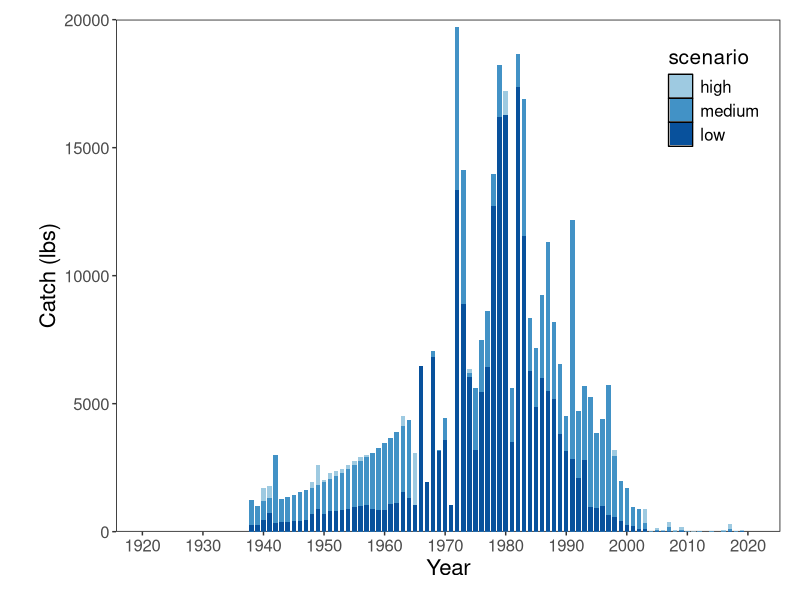

Reproduce this figure in R. (Note: this script raises an error after producing the figure.)
### Fig 2 in Min et al. 2023

library(tidyverse)
library(here)
library(ggpubr)

# read in completed catch history files
YE_high <- read.csv(here::here("catch_reconstruction_data", "complete_catch_histories", 
                               "yelloweye_USDPS_catch_scenario_high.csv"))
YE_med <- read.csv(here::here("catch_reconstruction_data", "complete_catch_histories", 
                               "yelloweye_USDPS_catch_scenario_medium.csv"))
YE_low <- read.csv(here::here("catch_reconstruction_data", "complete_catch_histories", 
                               "yelloweye_USDPS_catch_scenario_low.csv"))

# reformat all rec catch into one df
dplyr::select(YE_high, year, US_rec_catch_lbs) %>% 
  dplyr::rename(high = US_rec_catch_lbs) -> YE_high_rec

dplyr::select(YE_med, year, US_rec_catch_lbs) %>% 
  dplyr::rename(medium = US_rec_catch_lbs) -> YE_med_rec

dplyr::select(YE_low, year, US_rec_catch_lbs) %>% 
  dplyr::rename(low = US_rec_catch_lbs) -> YE_low_rec

YE_high_rec %>% 
  left_join(., YE_med_rec, by = "year") %>% 
  left_join(., YE_low_rec, by = "year") %>% 
  pivot_longer(., cols = c("high", "medium", "low")) %>% 
  dplyr::rename(scenario = name) %>% 
  mutate(scenario = factor(scenario, levels = c("high", "medium", "low")))-> YE_rec

# reformat all comm catch into one df
dplyr::select(YE_high, year, US_comm_catch_lbs) %>% 
  dplyr::rename(high = US_comm_catch_lbs) -> YE_high_comm

dplyr::select(YE_med, year, US_comm_catch_lbs) %>% 
  dplyr::rename(medium = US_comm_catch_lbs) -> YE_med_comm

dplyr::select(YE_low, year, US_comm_catch_lbs) %>% 
  dplyr::rename(low = US_comm_catch_lbs) -> YE_low_comm

YE_high_comm %>% 
  left_join(., YE_med_comm, by = "year") %>% 
  left_join(., YE_low_comm, by = "year") %>% 
  pivot_longer(., cols = c("high", "medium", "low")) %>% 
  dplyr::rename(scenario = name) %>% 
  mutate(scenario = factor(scenario, levels = c("high", "medium", "low")))-> YE_comm


# Generate the plots
YE_rec_catch_history_plot <- ggplot(YE_rec, aes(x = year, y = value, fill = scenario))+
  geom_bar(stat = "identity", position = position_dodge(width = 0), width = 2.2)+
  scale_fill_manual(values = c("#9ecae1", "#4292c6", "#08519c"))+
  theme(axis.text = element_text(size = 12),
        axis.title = element_text(size = 16),
        panel.background = element_rect(fill = "white", color = "black"),
        panel.grid = element_blank(),
        legend.position = c(0.9, 0.85),
        legend.text = element_text(size = 12),
        legend.title = element_text(size = 15),
        plot.margin = unit(c(0.5,0.5,0.5,1), "cm"))+
  xlab("Year")+
  ylab("Catch (lbs)")+
  scale_x_continuous(breaks = seq(1920, 2020, 10)) +
  scale_y_continuous(expand = c(0,0), limits = c(0, 20000))

ggsave(paste0(fig_dir, "/for_paper/YE_rec.pdf"), YE_rec_catch_history_plot, height = 6, width = 12)

YE_comm_catch_history_plot <- ggplot(YE_comm, aes(x = year, y = value, fill = scenario))+
  geom_bar(stat = "identity", position = position_dodge(width = 0), width = 2.2)+
  scale_fill_manual(values = c("#9ecae1", "#4292c6", "#08519c"))+
  theme(axis.text = element_text(size = 12),
        axis.title = element_text(size = 16),
        panel.background = element_rect(fill = "white", color = "black"),
        panel.grid = element_blank(),
        legend.position = c(0.9, 0.85),
        legend.text = element_text(size = 12),
        legend.title = element_text(size = 15),
        plot.margin = unit(c(0.5,0.5,0.5,1), "cm"))+
  xlab("Year")+
  ylab("Catch (lbs)")+
  scale_x_continuous(breaks = seq(1920, 2020, 10)) +
  scale_y_continuous(expand = c(0,0), limits = c(0, 20000))

ggsave(paste0(fig_dir, "/for_paper/YE_comm.pdf"), YE_comm_catch_history_plot, height = 6, width = 12)


# Join into two-panel figure and export
# combine them into one figure (Fig 2) for the manuscript
catch_fig <- ggarrange(YE_comm_catch_history_plot, YE_rec_catch_history_plot, ncol = 1, nrow = 2,
                            labels = c("(a)", "(b)"), font.label = list(size = 25, face = "plain"),
                       label.x = -0.01)

ggsave(here::here("figures", "catch_reconstruction", "for_paper", "Fig2.pdf"), catch_fig, height = 12, width  = 12) 
